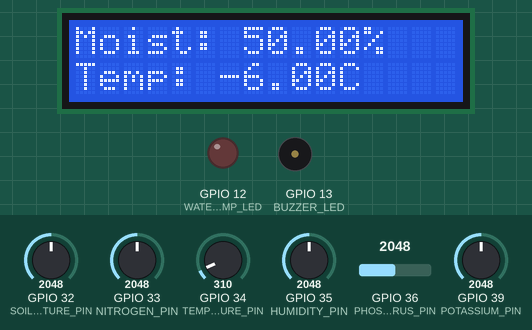
Simulated run of this sketch. Board: ESP32. Parts: 16×2 character LCD, output pins drawn as LEDs (lit = HIGH), buzzer (waves = sounding, pin HIGH). Inputs (shaded band) come from the test bench; at power-on: GPIO 34 (TEMPERATURE_PIN) = 310, GPIO 32 (SOIL_MOISTURE_PIN) = 2048, GPIO 33 (NITROGEN_PIN) = 2048, GPIO 35 (HUMIDITY_PIN) = 2048, GPIO 36 (PHOSPHORUS_PIN) = 2048, GPIO 39 (POTASSIUM_PIN) = 2048.

Above: at 1.2 s.
1.3 s: GPIO 34 (TEMPERATURE_PIN) set to 372
At 8.2 s:
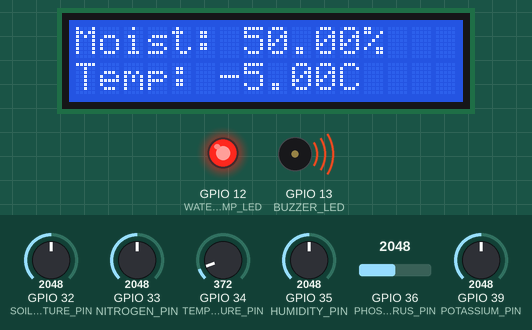
10.6 s: GPIO 32 (SOIL_MOISTURE_PIN) set to 2395
18.5 s: GPIO 32 (SOIL_MOISTURE_PIN) set to 2493
At 21.8 s:
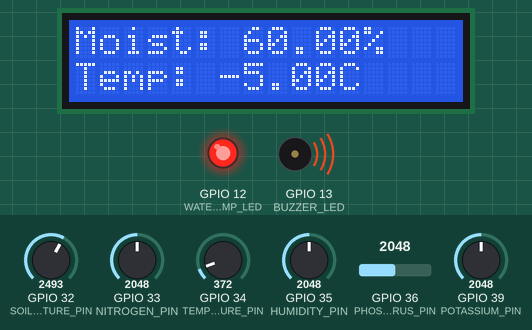
26.4 s: GPIO 33 (NITROGEN_PIN) set to 2866
At 30.9 s:
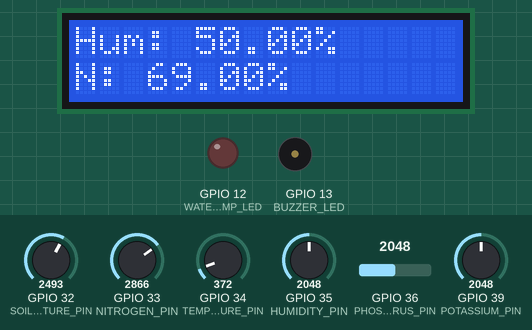
34.3 s: GPIO 35 (HUMIDITY_PIN) set to 2866
At 38.8 s:
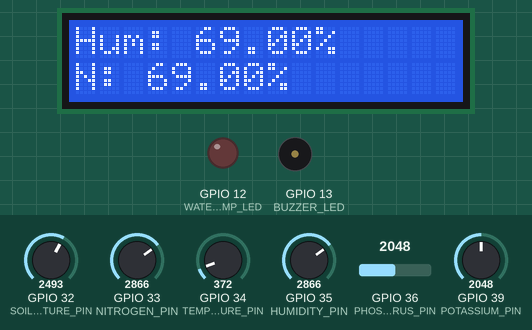
42.2 s: GPIO 36 (PHOSPHORUS_PIN) set to 2866
At 47.9 s:
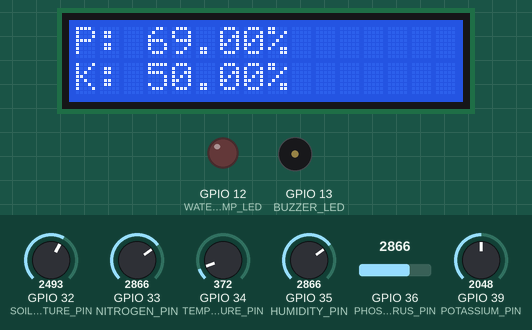
Timing chart, 0 to 49.4 s (numbered marks = the images above; inputs shaded):
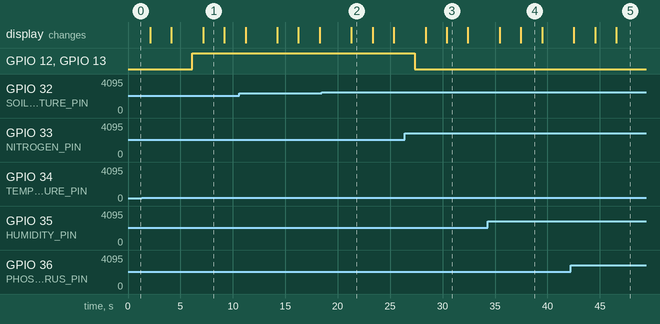

The sketch:

sketch.ino
```cpp
#include <Wire.h>
#include <LiquidCrystal_I2C.h>
#define BLYNK_TEMPLATE_ID "TMPL3QJQivVfd"
#define BLYNK_TEMPLATE_NAME "soil nutrition"
#define BLYNK_AUTH_TOKEN "8iOetXtUc-o9pArkfeM0FSC6W2ewjBoV"
#define SOIL_MOISTURE_PIN 32
#define TEMPERATURE_PIN 34
#define HUMIDITY_PIN 35
#define NITROGEN_PIN 33
#define PHOSPHORUS_PIN 36
#define POTASSIUM_PIN 39
#define WATER_PUMP_LED 12
#define BUZZER_LED 13

LiquidCrystal_I2C LCD(0x27, 16, 2);

const int moistThreshold = 60;

void setup() {
  Serial.begin(115200);
  pinMode(WATER_PUMP_LED, OUTPUT);
  pinMode(BUZZER_LED, OUTPUT);
  LCD.init();
  LCD.backlight();
}

void loop() {
  int soilMoistureValue = analogRead(SOIL_MOISTURE_PIN);
  int temperatureValue = analogRead(TEMPERATURE_PIN);
  int humidityValue = analogRead(HUMIDITY_PIN);
  int nitrogenValue = analogRead(NITROGEN_PIN);
  int phosphorusValue = analogRead(PHOSPHORUS_PIN);
  int potassiumValue = analogRead(POTASSIUM_PIN);

  float soilMoisture = map(soilMoistureValue, 0, 4095, 0, 100);  // Simulated soil moisture
  float temperature = map(temperatureValue, 0, 4095, -10, 50);   // Simulated temperature
  float humidity = map(humidityValue, 0, 4095, 0, 100);          // Simulated humidity
  float nitrogen = map(nitrogenValue, 0, 4095, 0, 100);          // Simulated nitrogen
  float phosphorus = map(phosphorusValue, 0, 4095, 0, 100);      // Simulated phosphorus
  float potassium = map(potassiumValue, 0, 4095, 0, 100);        // Simulated potassium

  // Display values on LCD
  LCD.clear();
  LCD.setCursor(0, 0);
  LCD.print("Moist: ");
  LCD.print(soilMoisture);
  LCD.print("%");

  LCD.setCursor(0, 1);
  LCD.print("Temp: ");
  LCD.print(temperature);
  LCD.print("C");

  delay(2000);  // Display for 2 seconds

  LCD.clear();
  LCD.setCursor(0, 0);
  LCD.print("Hum: ");
  LCD.print(humidity);
  LCD.print("%");

  LCD.setCursor(0, 1);
  LCD.print("N: ");
  LCD.print(nitrogen);
  LCD.print("%");

  delay(2000);  // Display for 2 seconds

  LCD.clear();
  LCD.setCursor(0, 0);
  LCD.print("P: ");
  LCD.print(phosphorus);
  LCD.print("%");

  LCD.setCursor(0, 1);
  LCD.print("K: ");
  LCD.print(potassium);
  LCD.print("%");

  delay(2000);  // Display for 2 seconds

  // Control water pump and buzzer
  if (soilMoisture < moistThreshold) {
    digitalWrite(WATER_PUMP_LED, HIGH);
    digitalWrite(BUZZER_LED, HIGH);
  } else {
    digitalWrite(WATER_PUMP_LED, LOW);
    digitalWrite(BUZZER_LED, LOW);
  }

  delay(1000); // Update every second
}
```

Measured:
- what the display in image 1 shows lasts 2.0 s, from 7.2 s to 9.2 s
